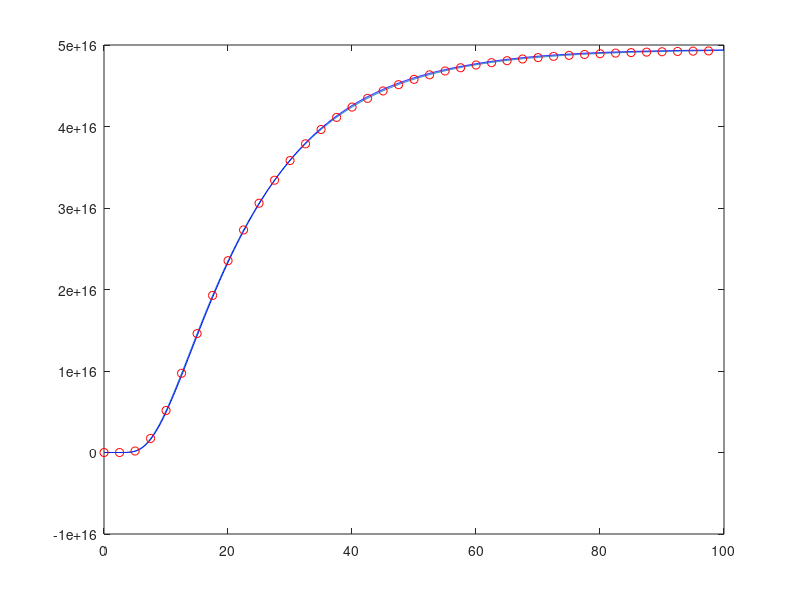

Source code (MATLAB): (Note: this script raises an error after producing the figure.)
clc

%c0m= 5.25E-6;
l=1E-3;
n_t=1000;
E_1=1;
rhow=6.3382E28;
N_Tis=6*rhow;
T=1000;
k_B=8.617333E-5;
a=load('Flux1EvTrap1.txt');
b=load('Weak_flux_festim.txt');
time=a(:,1);
D=1.9E-7*exp(-0.2/k_B/T);
S=2.9E-5*exp(-1/k_B/T);
N_A_const=6.022E23;
c0m= (1E5)^0.5*S*1.0525E5;
%%
%zeta=lambda^2/(D*n1)*n_solute*nu0*exp(-E1/(k_b*T));
%zeta=0.0090489;
zeta=(N_Tis*exp((0.2-1)/(k_B*T))+c0m*N_A_const)/(rhow*1E-3);
Deff=D/(1+1/zeta);
steepest_an=l^2/(2*pi^2*Deff);
flux=ones(length(time),1);
for m=1:1:10000
    add=2*(-1)^m*exp(-m^2*pi^2*Deff.*time./l^2);
    flux=flux+add;
end
flux=flux*c0m*D/l;
% flux(1)=flux(2);
for i=1:length(flux)-1
    gradflux(i)=flux(i+1)-flux(i);
end
m=max(gradflux);
i=find(gradflux==m);
ti=time(i);
steepest=flux(i)+m/time(1).*(time(1:end)-ti);
breakthrough=find(steepest>=0);
res=time(breakthrough(1));
figure (10)
plot(time,flux*6.022E23/2)
hold on
plot(a(:,1),a(:,2),'b')
plot(b(1:250:end,1),b(1:250:end,2),'ro')

plot(fluxbulk2.times,fluxbulk2.N_conf_recflux_bulkmoleculem2s1)
figure (1)
plot(time,flux*6.022E23/2)

hold on

plot(a(1:50:end,1),a(1:50:end,2)*6.022E23/2,'x')
plot(b(1:50:end,1),b(1:50:end,2)*6.022E23/2,'o')
plot(time(breakthrough(1):end),steepest(breakthrough(1):end)*6.022E23/2,"--r")
% plot(steepest_an*ones(length(a(:,2)),1),a(:,2)*6.022E23/2,"--b")
% plot(fluxbulk2.times(1:50:end),fluxbulk2.N_conf_recflux_bulkmoleculem2s1(1:50:end),'o')
title('H flux on the other side of a slab with constant concentration interface - weak trap')
xlabel('time [s]')
ylabel('Flux [D_2m^-^2s^-^1]')
legend('analytical','COMSOLfeatFestim',"steepest curve COMSOL", "steepest analytical",'MHIMS',Location="southeast")
ylim([1E-15,flux(end)*1.1*6.022E23/2])
figure(2)
plot(time,flux-a(:,2))
xlabel('time [dimensionless]')
%title('Difference between analytical solution and COMSOLfeatFestim ')
ylabel('Difference [atoms/m^2/s]')
figure(3)
plot(time(100:1:end),(flux(100:1:end)-a(100:1:end,2))./a(100:1:end,2))
xlabel('time [dimensionless]')
%title('Difference % between analytical solution and COMSOLfeatFestim ')
ylabel('Difference [%]')
err_steepest_perc=abs(steepest_an-res)/steepest_an*100;

figure (4)
semilogy(time,flux)

hold on

semilogy(a(:,1),a(:,2))
ylim([1E-15,flux(end)*1.1])